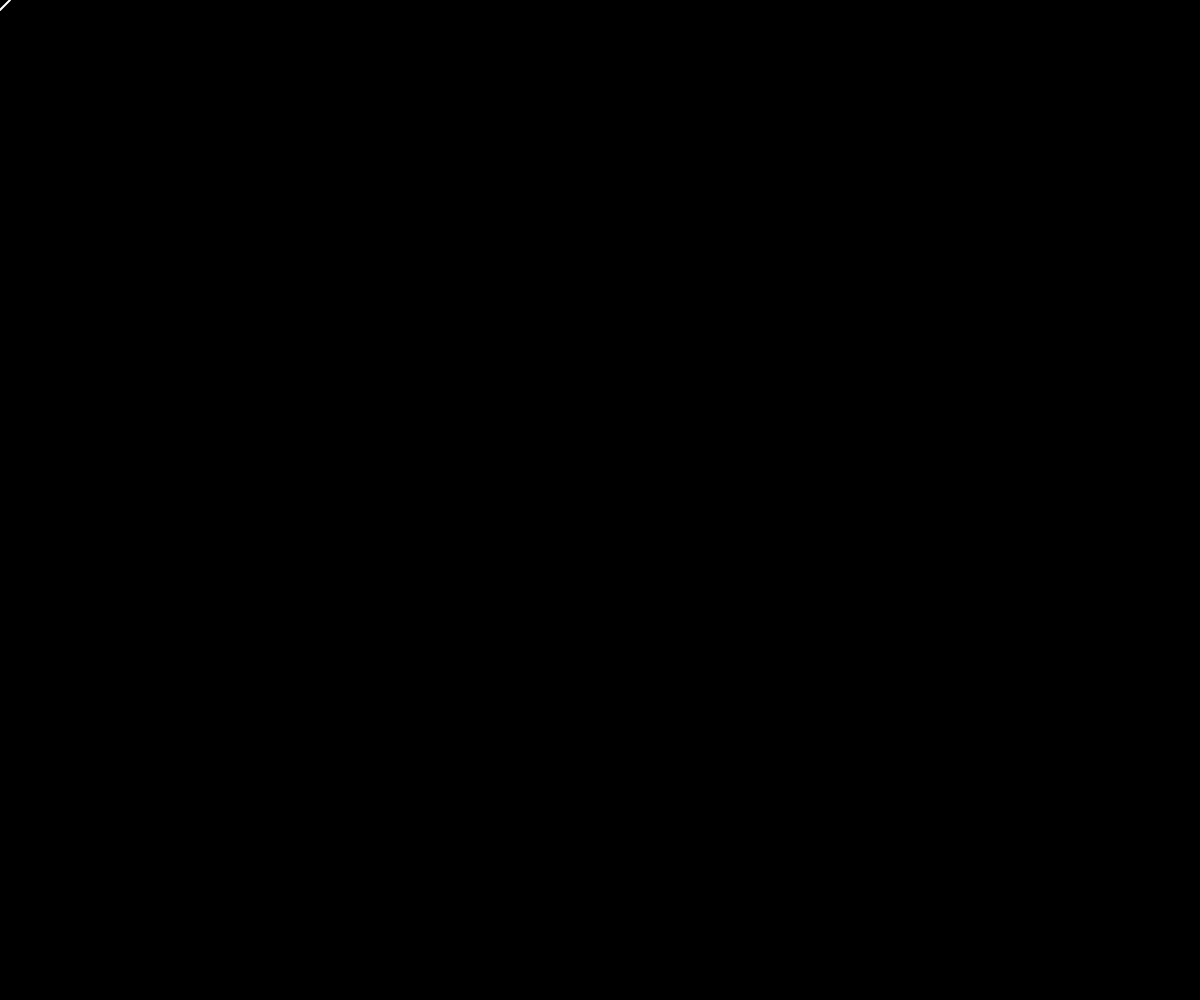
Frame 1 (no input)
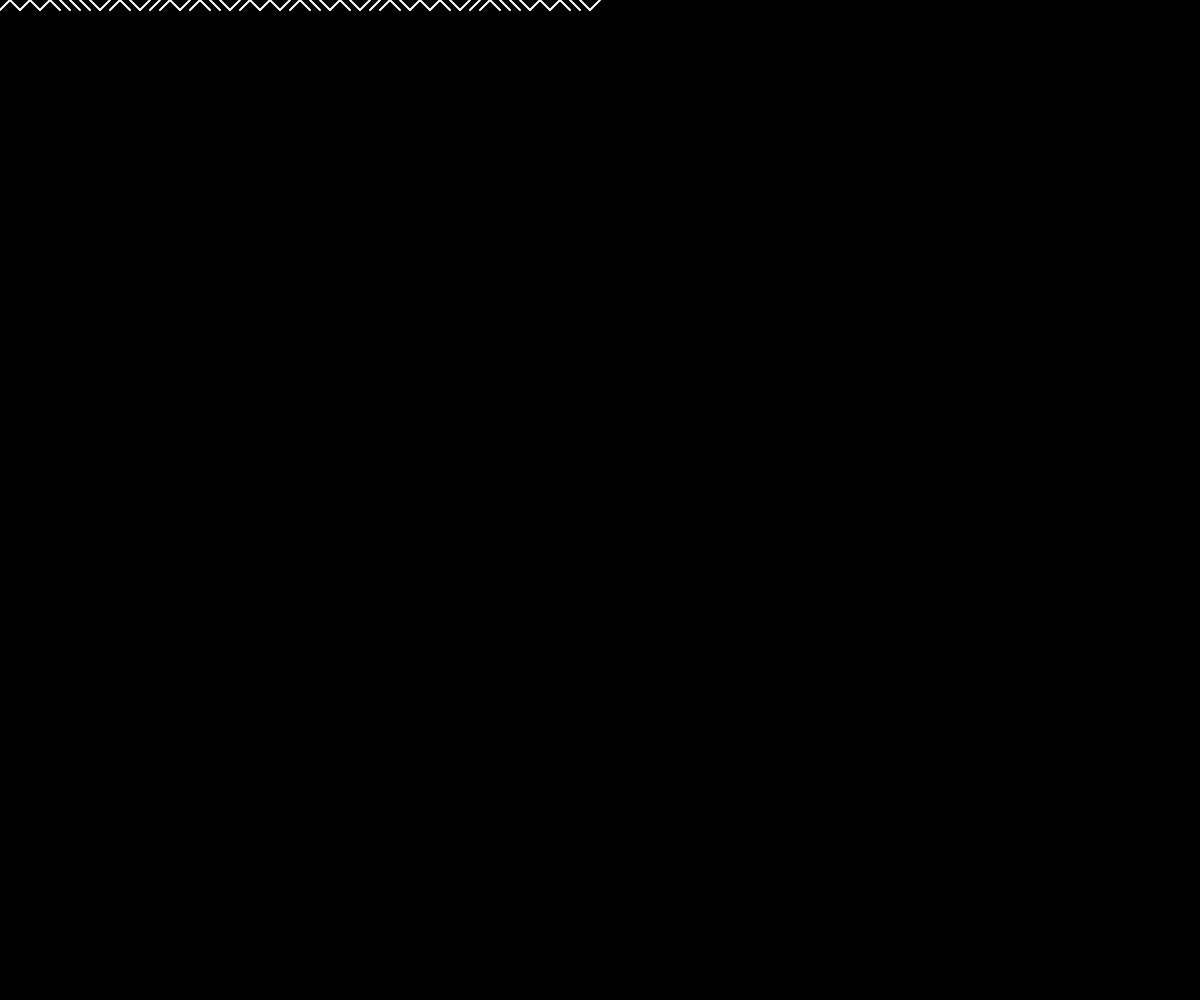
Frame 60 (no input)
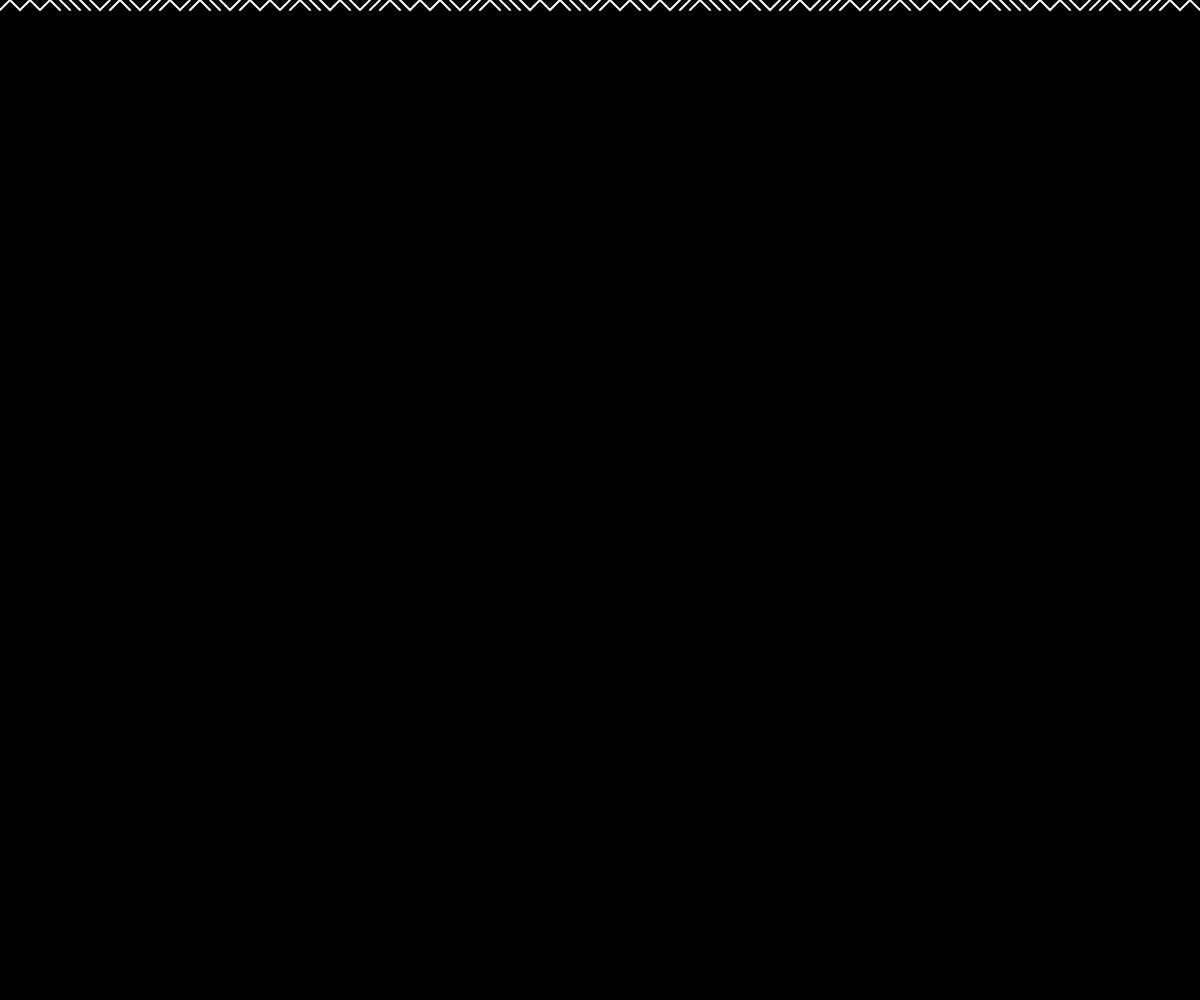
Frame 120 (the mouse pressed at the canvas centre since frame 60)

The p5.js sketch that drew these frames (run headless with seeded random() and noise() and a simulated clock; from frame 60 on, the mouse is pressed at the canvas centre):

// p5.js sketch
// ── sketch.js
let x = 0;
let y = 0;
let spacing = 10;

function setup() {
    createCanvas (windowWidth, windowHeight);
    background(0);
}

function draw() {
    
    // line properties
    
    stroke(255);
    strokeWeight(2);
    
    // choose a random number to determine what line is to be drawn
    
    if (random(1) < 0.50) {
        line(x, y, x + spacing, y + spacing);  //back slash "/" 
    } else {
        line(x, y + spacing, x + spacing, y);  //forward slash "\"
    }
    
    // move into position to draw the next line
    
    x = x + spacing;
    
    if (x > width) {
        x = 0;
        y = y + spacing;
    }
    
    // if the screen is filled, reset and erase the canvas
    
    if (y > height) {
        y = 0;
        background(0);
        
    }
}
